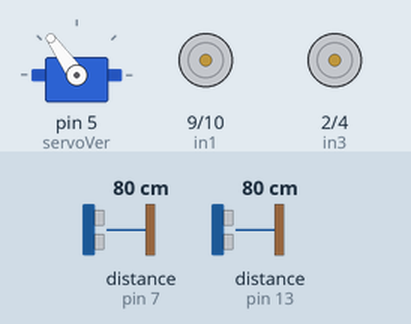
Bench run of a sketch on a simulated Arduino Uno, built with avr-gcc and run on an emulated ATmega328P. Parts: servo, motor-driver pin pairs drawn as motors (green arrow = first pin HIGH = forward, orange = second pin HIGH = backward, longer = more drive, scaled by the enable pin). Wiring (inferred from the names in the program): 2 × ultrasonic range finder: trigger pin 11, echo pin 7 / trigger pin 12, echo pin 13. Inputs (shaded band) come from the test bench; at power-on: distance to the obstacle (sensors on pin 7, pin 13) 80 cm. The echo pulse lasts 58.3 µs per cm.

Above: at 1.2 s.
1.3 s: distance to the obstacle (sensor on pin 7) set to 74 cm
2.8 s: distance to the obstacle (sensor on pin 7) set to 68 cm
At 3.8 s:
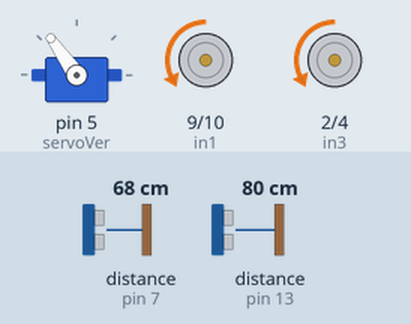
4.4 s: distance to the obstacle (sensor on pin 7) set to 123 cm
At 5.6 s:
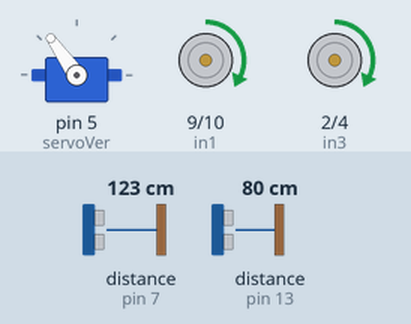
6.0 s: distance to the obstacle (sensor on pin 7) set to 120 cm
At 7.4 s:
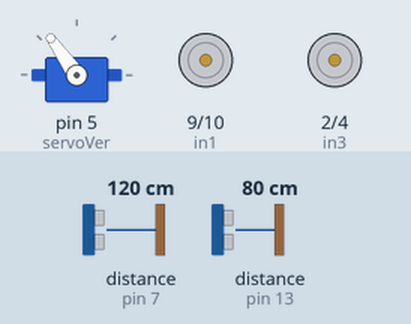
7.8 s: distance to the obstacle (sensor on pin 13) set to 32 cm
9.3 s: distance to the obstacle (sensor on pin 13) set to 28 cm
At 9.9 s:
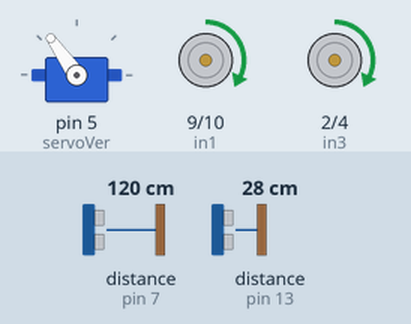
Timing chart, 0 to 11.9 s (numbered marks = the images above; inputs shaded):
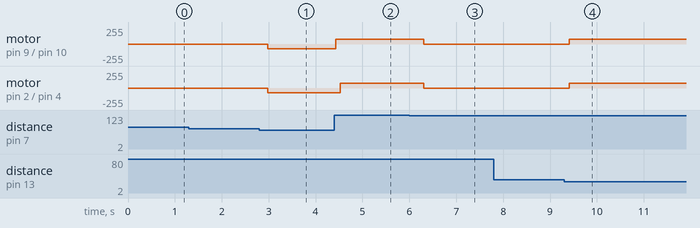

Measured:
- the behaviour switches between 72 and 71 cm on distance to the obstacle (sensor on pin 7) (found by bisection; images 0 and 1)
- the behaviour switches between 123 and 122 cm on distance to the obstacle (sensor on pin 7) (found by bisection; images 2 and 3)
- the behaviour switches between 31 and 30 cm on distance to the obstacle (sensor on pin 13) (found by bisection; images 3 and 4)
- after the input at 1.3 s, every drawn part: stays the same
- after the input at 2.8 s, motor on pin 9 (in1) / pin 10 (in2), motor on pin 2 (in3) / pin 4 (in4): stopped → backward 70/255 after 0.18 s
- after the input at 4.4 s, motor on pin 9 (in1) / pin 10 (in2): backward 70/255 → forward 70/255 at once; motor on pin 2 (in3) / pin 4 (in4): backward 70/255 → forward 70/255 after 0.13 s
- after the input at 6.0 s, motor on pin 9 (in1) / pin 10 (in2), motor on pin 2 (in3) / pin 4 (in4): forward 70/255 → stopped after 0.31 s
- after the input at 7.8 s, every drawn part: stays the same
- after the input at 9.3 s, motor on pin 9 (in1) / pin 10 (in2), motor on pin 2 (in3) / pin 4 (in4): stopped → forward 70/255 after 0.11 s

The sketch:

lingering_final.ino
```cpp
#define trigPin 11                // 첫번째 초음파의 trigPin을 11으로 설정합니다.
#define echoPin 7                 // 첫번째 초음파의 echoPin을 7로 설정합니다.

#define trigPin2 12               // 두번째 초음파의 trigPin을 12으로 설정합니다.
#define echoPin2 13               // 두번째 초음파의 echoPin을 13로 설정합니다.

#include<Servo.h>

Servo servoVer;                   // Vaertical Servo

int x;
int y;

int prevX;
int prevY;

int in1 = 9;                      // right back
int in2 = 10;                     // right front
int in3 = 2;                      // left back
int in4 = 4;                      // left front

int Rspeed = 6;                   // PWM right
int Lspeed = 3;                   // PWM left

int time = 100;

void setup() {
  Serial.begin(115200);
  pinMode(trigPin, OUTPUT);       // trigPin 핀을 출력핀으로 설정합니다.
  pinMode(echoPin, INPUT);        // echoPin 핀을 입력핀으로 설정합니다.
  pinMode(trigPin2, OUTPUT);      // trigPin2 핀을 출력핀으로 설정합니다.
  pinMode(echoPin2, INPUT);       // echoPin2 핀을 입력핀으로 설정합니다.
  pinMode(in1, OUTPUT);
  pinMode(in2, OUTPUT);
  pinMode(in3, OUTPUT);
  pinMode(in4, OUTPUT);
  pinMode(Rspeed,OUTPUT);         // PWM right 핀을 출력핀으로 설정합니다.
  pinMode(Lspeed,OUTPUT);         // PWM left 핀을 출력핀으로 설정합니다.

  servoVer.attach(5);             // Attach Vertical Servo to Pin 5
  servoVer.write(125);
}

void Right_front(int power){
      digitalWrite(in1, LOW);
      digitalWrite(in2, HIGH);
      analogWrite(Rspeed,power);
      delay(time);
    }

void Right_back(int power){
      digitalWrite(in1, HIGH);
      digitalWrite(in2, LOW);
      analogWrite(Rspeed,power);
      delay(time);
 }

void Left_front(int power){
     digitalWrite(in3, LOW);
     digitalWrite(in4, HIGH);
     analogWrite(Lspeed,power);
     delay(time);
}

void Left_back(int power){
     digitalWrite(in3, HIGH);
     digitalWrite(in4, LOW);
     analogWrite(Lspeed,power);
     delay(time);
}

void Go(int R_power,int L_power){
  Right_front(R_power);
  Left_front(L_power);
  delay(time);
}

void Back(int R_power,int L_power){
  Right_back(R_power);
  Left_back(L_power);
  delay(time);
}

void Stop(){
   digitalWrite(in1, LOW);
   digitalWrite(in2, LOW);
   digitalWrite(in3, LOW);
   digitalWrite(in4, LOW);
   analogWrite(Lspeed,0);
   analogWrite(Rspeed,0);
   delay(time);
}

void Right(int R_power,int L_power){
  Right_front(R_power);
  Left_back(L_power);
  delay(time);
}

void Left(int R_power,int L_power){
  Left_front(R_power);
  Right_back(L_power);
  delay(time);
}

void Pos()

{
  if(prevX != x || prevY != y)
  {
    //int servoX = map(x, 600, 0, 70, 179);
    int servoY = map(y, 1200, 0, 70, 179);

    //servoX = min(servoX, 179);
    //servoX = max(servoX, 70);
    servoY = min(servoY, 179);
    servoY = max(servoY, 70);
    printf("%d", servoY);

    if (servoY<95){
      // Right
           //Right(90,90);
           //delay(150);
           servoVer.attach(5);            // Attach Vertical Servo to Pin 5
           servoVer.write(servoY);
           delay(time);
           Serial.flush();
           servoVer.detach();
           Serial.flush();
    }
    else if(servoY>155){
      // Left
           //Left(90,90);
           //delay(150);
           servoVer.attach(5);            // Attach Vertical Servo to Pin 5
           servoVer.write(servoY);
           delay(time);
           Serial.flush();
           servoVer.detach();
           Serial.flush();
    }
    else{
    servoVer.attach(5);
    servoVer.write(servoY);
    delay(150);
    servoVer.detach();
    }

  }
}


  void loop()
  {
  // 사람과의 거리를 계산하는 초음파
  long duration, distance;               // 각 변수를 선언합니다.
  digitalWrite(trigPin, LOW);            // trigPin에 LOW를 출력하고
  delayMicroseconds(2);                  // 2 마이크로초가 지나면
  digitalWrite(trigPin, HIGH);           // trigPin에 HIGH를 출력합니다.
  delayMicroseconds(10);                 // trigPin을 10마이크로초 동안 기다렸다가
  digitalWrite(trigPin, LOW);            // trigPin에 LOW를 출력합니다.
  duration = pulseIn(echoPin, HIGH);     // echoPin핀에서 펄스값을 받아옵니다.

  // 차체와 장애물과의 거리를 계산하는 초음파
  long duration2, distance2;              // 각 변수를 선언합니다.
  digitalWrite(trigPin2, LOW);            // trigPin에 LOW를 출력하고
  delayMicroseconds(2);                   // 2 마이크로초가 지나면
  digitalWrite(trigPin2, HIGH);           // trigPin에 HIGH를 출력합니다.
  delayMicroseconds(10);                  // trigPin을 10마이크로초 동안 기다렸다가
  digitalWrite(trigPin2, LOW);            // trigPin에 LOW를 출력합니다.
  duration2 = pulseIn(echoPin2, HIGH);    // echoPin핀에서 펄스값을 받아옵니다.

  // 각 변수를 선언합니다.

/*
    trigPin핀에서 초음파를 발사하였고 그 초음파가 다시 돌아 올 때까지 기다립니다.
   만약 벽이나 장애물에 닿아서 다시 echoPin으로 돌아왔다면 그동안의 시간을 duration에 저장합니다.
  */

  //  duration을 연산하여 센싱한 거리값을 distance에 저장합니다.
  distance  = duration  * 17 / 1000;
  distance2 = duration2 * 17 / 1000;


  /*
     거리는 시간 * 속도입니다.
     속도는 음속으로 초당 340mm이므로 시간 * 340m이고 cm단위로 바꾸기 위해 34000cm로 변환합니다.
     시간 값이 저장된 duration은 마이크로초 단위로 저장되어 있어, 변환하기 위해 1000000을 나눠줍니다.
     그럼 시간 * 34000 / 1000000이라는 값이 나오고, 정리하여 거리 * 34 / 1000이 됩니다.
     하지만 시간은 장애물에 닿기까지와 돌아오기까지 총 두 번의 시간이 걸렸으므로 2를 나누어줍니다.
     그럼 시간 * 17 / 1000이라는 공식이 나옵니다.
  */

  if(Serial.available() > 0)
  {
    if(Serial.read() == 'X')
    {
    y = Serial.parseInt();

      if(Serial.read() == 'Y')
      {
        x = Serial.parseInt();

        if (y < 350){
           //Serial.setTimeout(100);
           Left_front(155); //좌회전
           delay(time);
           Serial.flush();

           servoVer.attach(5);                      // Attach Vertical Servo to Pin 5
           servoVer.write(125);
           servoVer.detach();
           delay(50);
           Serial.flush();

        }
        else if (y > 850){
           //Serial.setTimeout(100);
           Right_front(145);  //우회전
           delay(100);

           Serial.flush();
           servoVer.attach(5);                      // Attach Vertical Servo to Pin 5
           servoVer.write(125);
           servoVer.detach();
           delay(50);

           Serial.flush();

        }
        else
        {

          Pos();
        }

       }
     }
  }
  // 차체의 앞에 장애물이 있을


  if (distance2 < 30 && distance2 > 0){
    if(distance < 100 && distance > 0)
    {
      //Serial.print(distance2);                     // distance를 시리얼 모니터에 출력합니다.
      //Serial.println(" cm2");
      Stop();
    }

    else if(distance >= 100 && distance < 200){
      //Serial.print(distance2);                     // distance를 시리얼 모니터에 출력합니다.
      //Serial.println(" cm2");
      Back(70, 70);
    }

    else{
      //Serial.println("거리를 측정할 수 없음2");
    }


  }

   else if (distance2 >= 30 || distance2 <= 0){

   //Serial.print(distance2);                     // distance를 시리얼 모니터에 출력합니다.
   //Serial.println(" cm");
    if (distance >= 200 || distance <= 0)
      // 거리가 200cm가 넘거나 0보다 작으면
    {
      Serial.println("거리를 측정할 수 없음");         // 에러를 출력합니다.
      Stop();
    }

    else if (distance>0 && distance <=70 )
    // 거리가 0보다 크고 70cm보다 작을때
    {
      //Serial.print(distance);                     // distance를 시리얼 모니터에 출력합니다.
      //Serial.println(" cm");                      // cm를 출력하고 줄을 넘깁니다.
      Go(70,70);
      //delay(300);
    }

    else if(distance >70 &&distance<=120){
      //Serial.print(distance);                   // distance를 시리얼 모니터에 출력합니다.
      //Serial.println(" cm");                    // cm를 출력하고 줄을 넘깁니다.
      // distance가 10이면 10 cm로 출력됩니다
      Stop();
    }

    else if(distance >120&&distance<200){
      //Serial.print(distance);                   // distance를 시리얼 모니터에 출력합니다.5
      //Serial.println(" cm");                    // cm를 출력하고 줄을 넘깁니다.
      // distance가 10이면 10 cm로 출력됩니다
      Back(70,70);
      //delay(300);
    }
  }
}
```
